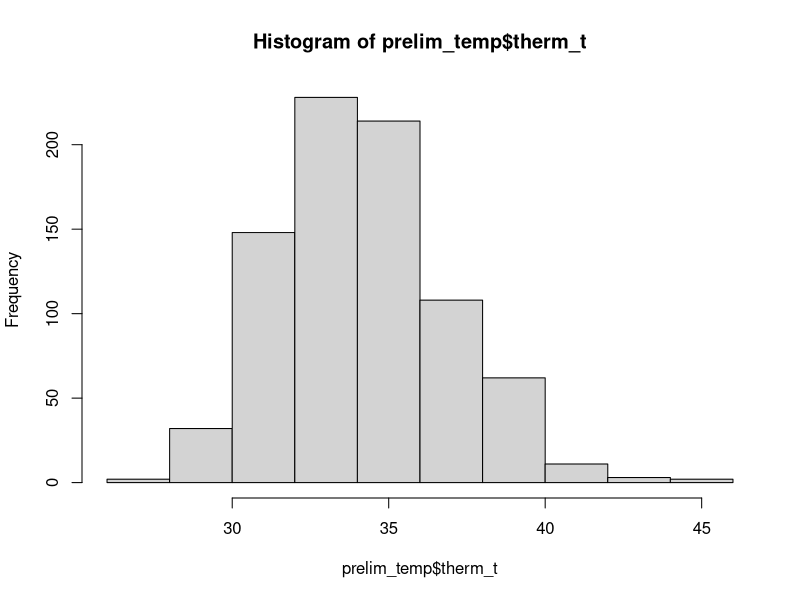
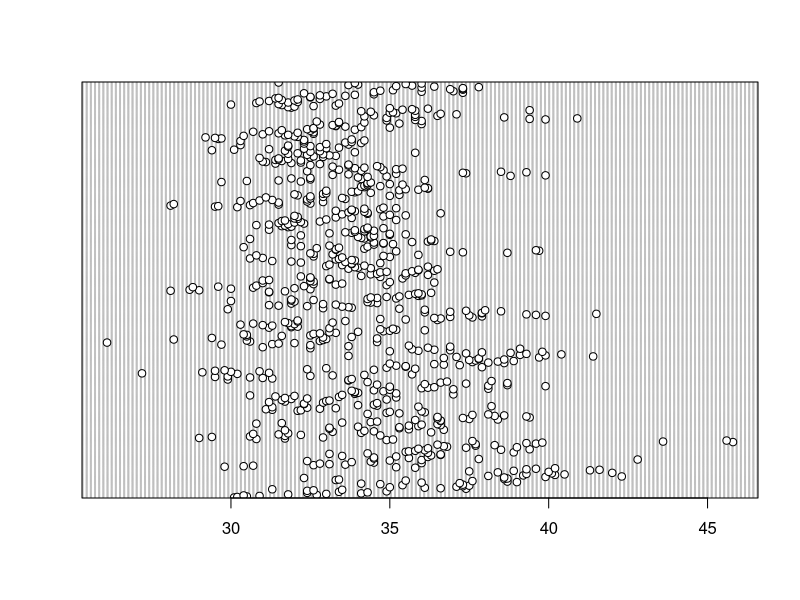
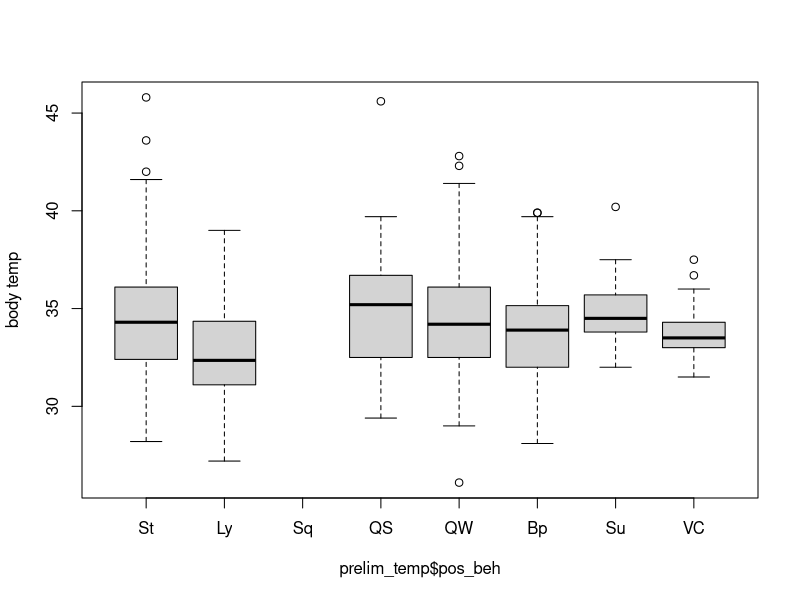
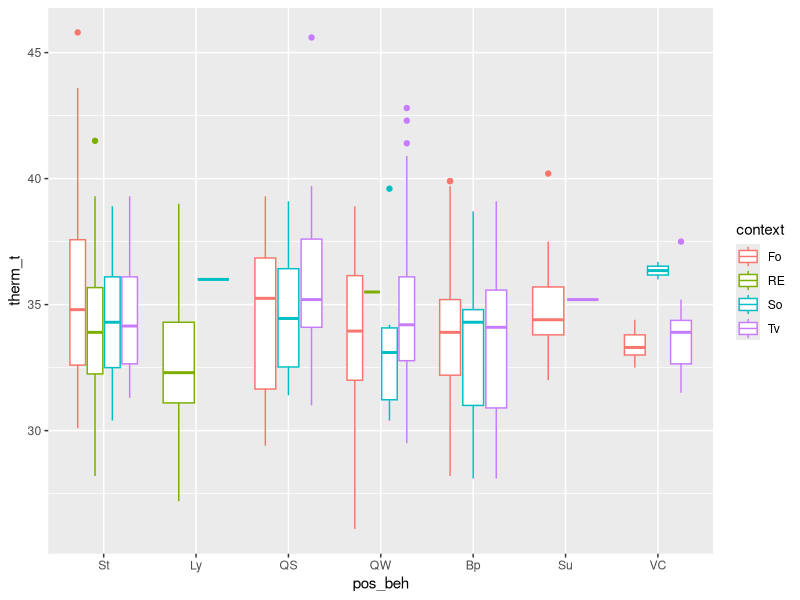
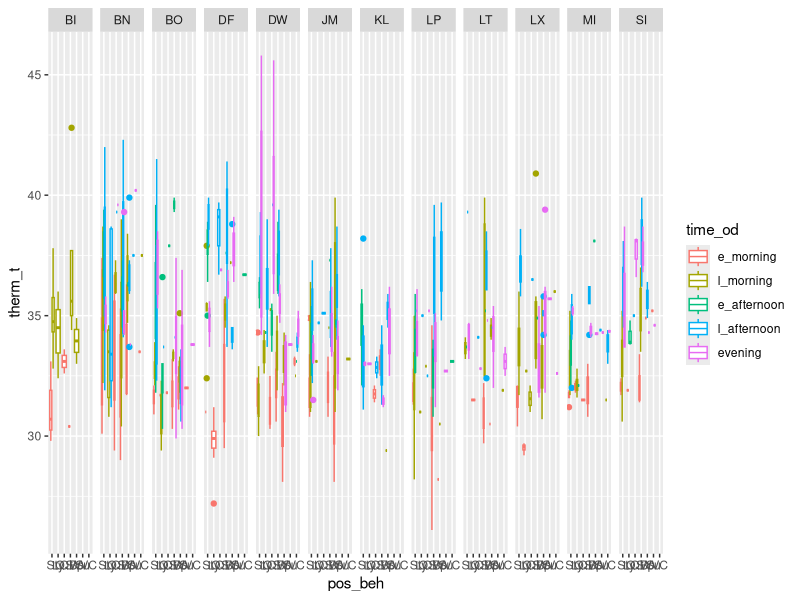
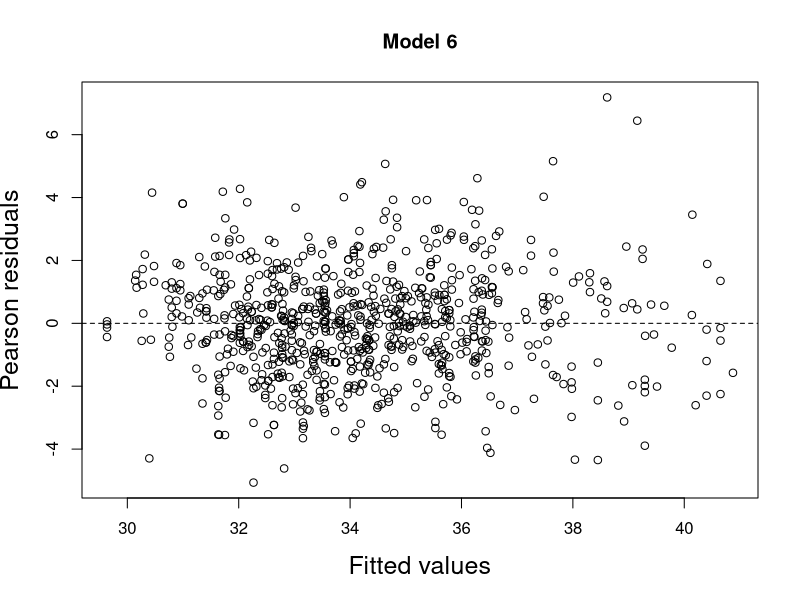
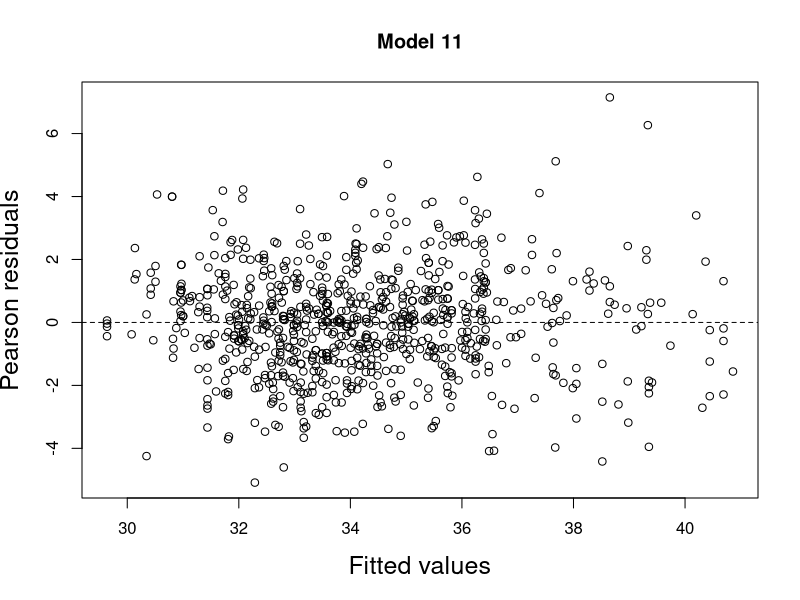
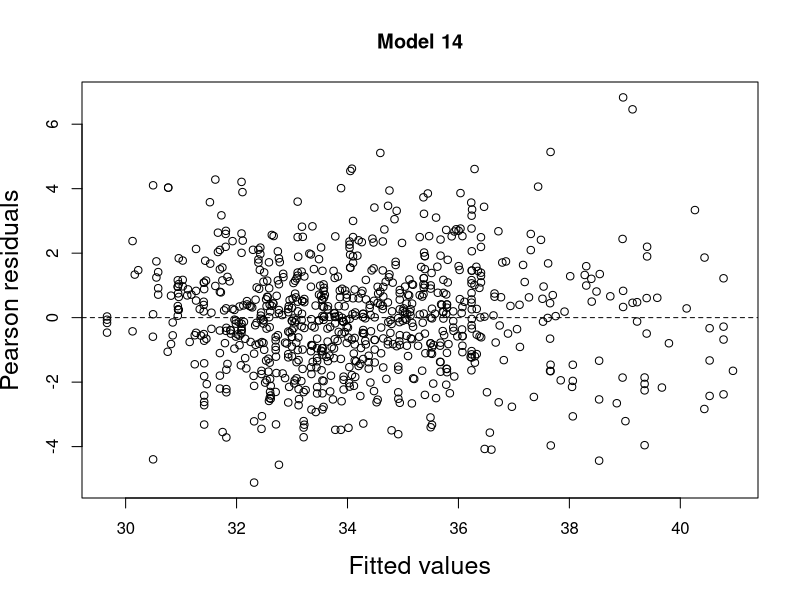

Here is the R script that generated these plots, in order:
# load libraries
library(tidyverse) 
library(readr) 
library(lubridate)
library(magrittr)
library(ggplot2)
library(car)
library(emmeans)
library(lme4)

#read in data
prelim_tidy <- read_csv("_data/_tidy/prelim_data_tidycols.csv")
View(prelim_tidy)

bipedal_data <- read_csv("_summary/bipedal_table.csv")
View(bipedal_data)

#Omit any missing values:
summary(is.na(prelim_tidy))

prelim_temp<-na.omit(prelim_tidy)
View(prelim_temp)

#Combine positional behaviors into smaller categories
# suspensory = Cb, Br & QM
#Vertical climb and cling together, BpS & BpW together, Squat & Sit together
prelim_temp$pos_beh[prelim_temp$pos_beh == "Cb"] <- "Su"
prelim_temp$pos_beh[prelim_temp$pos_beh == "Br"] <- "Su"
prelim_temp$pos_beh[prelim_temp$pos_beh == "QM"] <- "Su"
prelim_temp$pos_beh[prelim_temp$pos_beh == "Vci"] <- "VC"
prelim_temp$pos_beh[prelim_temp$pos_beh == "Abp"] <- "Bp"
prelim_temp$pos_beh[prelim_temp$pos_beh == "BpS"] <- "Bp"
prelim_temp$pos_beh[prelim_temp$pos_beh == "BpW"] <- "Bp"
prelim_temp$pos_beh[prelim_temp$pos_beh == "Sq"] <- "St"



############
##re-order levels
prelim_temp$time_od <- factor(prelim_temp$time_od, levels = c("e_morning", "l_morning", "e_afternoon", "l_afternoon", "evening"))
prelim_temp$pos_beh <- factor(prelim_temp$pos_beh, levels = c("St","Ly", "Sq", "QS", "QW", "Bp", "Su", "VC"))

##change to factor & numeric
factor_cols <- c("pos_beh","context", "substrate", "hab_type", "individual")
numeric_cols <- c("sun", "therm_t", "t_lo", "t_hi", "amb_t")

prelim_temp[factor_cols] <- lapply(prelim_temp[factor_cols], as.factor)

prelim_temp[numeric_cols] <- lapply(prelim_temp[numeric_cols], as.numeric)

#######################################
###
hist(prelim_temp$therm_t)
dotchart(prelim_temp$therm_t)
boxplot(prelim_temp$therm_t ~ prelim_temp$pos_beh,  ylab="body temp")

# Plot response against each predictor and random effect. 
ggplot(prelim_temp, aes(pos_beh, therm_t, color=context))+
  geom_boxplot()

ggplot(prelim_temp, aes(pos_beh, therm_t, color=time_od))+
  geom_boxplot()+
  facet_grid(.~individual)

##
with(prelim_temp, table(pos_beh, hab_type))
with(prelim_temp, table(pos_beh, time_od))
with(prelim_temp, table(pos_beh, hab_type, time_od))

#######################################################
## choosing models
##GLMER

### full model
therm_mod <- lmer(therm_t ~ pos_beh + amb_t + sun + date + hab_type + context + 
                     (1|individual) + pos_beh*hab_type + pos_beh*sun + amb_t*sun,
                     data = prelim_temp)

##minus pos_beh/sun interaction
therm_mod2 <- lmer(therm_t ~ pos_beh + amb_t + sun + date + hab_type + context + 
                    (1|individual) + pos_beh*hab_type + amb_t*sun,
                  data = prelim_temp)

##plus pos_beh*sun, minus pos_beh*hab_type
therm_mod3 <- lmer(therm_t ~ pos_beh + amb_t + sun + date + hab_type + context + 
                     (1|individual) + pos_beh*sun + amb_t*sun,
                   data = prelim_temp)

##minus interactions with pos_beh
therm_mod4 <- lmer(therm_t ~ pos_beh + amb_t + sun + date + hab_type + context + 
                    (1|individual) + amb_t*sun,
                  data = prelim_temp)

##minus amb_t interaction
therm_mod5 <- lmer(therm_t ~ pos_beh + amb_t + sun + date + hab_type + context + 
                     (1|individual) + pos_beh*sun,
                   data = prelim_temp)

##minus all interactions
therm_mod6 <- lmer(therm_t ~ pos_beh + amb_t + sun + date + hab_type + context + 
                     (1|individual),
                   data = prelim_temp)

####compare interaction models
AIC(therm_mod3, therm_mod4, therm_mod5, therm_mod6) ###lowest AIC is with no interaction (3244.383; DF: 20)
                                               ###second lowest is time_od*sun (3259.170, DF: 21)
                                               ###continue forward with amb_t*sun & no interactions
###############################################################
##amb_t*sun models
## minus context 
therm_mod7 <- lmer(therm_t ~ pos_beh + amb_t + sun + date + hab_type + 
                     (1|individual) + amb_t*sun,
                   data = prelim_temp)

##minus hab_type
therm_mod8 <- lmer(therm_t ~ pos_beh + amb_t + sun + date + context + 
                     (1|individual) + amb_t*sun,
                   data = prelim_temp)

##minus date
therm_mod9 <- lmer(therm_t ~ pos_beh + amb_t + sun + hab_type + context + 
                     (1|individual) + amb_t*sun,
                   data = prelim_temp)

##minus hab_type & context
therm_mod10 <- lmer(therm_t ~ pos_beh + amb_t + sun + date + 
                     (1|individual) + amb_t*sun,
                   data = prelim_temp)
###Compare models
AIC(therm_mod7, therm_mod8, therm_mod9, therm_mod10) ##model 7 and 10 are lowest (3251.671 & 3246.007, resp.)
                                      ##model 8 isn't far off, though, (3252.598) 
                                 ##and it may be important to include context

###############################################################################
###no interactions
## minus context 
therm_mod11 <- lmer(therm_t ~ pos_beh + amb_t + sun + date + hab_type + 
                     (1|individual), data = prelim_temp)

##minus hab_type
therm_mod12 <- lmer(therm_t ~ pos_beh + amb_t + sun + date + context + 
                     (1|individual), data = prelim_temp)

##minus date
therm_mod13 <- lmer(therm_t ~ pos_beh + amb_t + sun + hab_type + context + 
                     (1|individual), data = prelim_temp)

##minus hab_type & context
therm_mod14 <- lmer(therm_t ~ pos_beh + amb_t + sun + date + 
                      (1|individual), data = prelim_temp)

###Compare models
AIC(therm_mod11, therm_mod12, therm_mod13, therm_mod14) ##models 11 and 14 are lowest (3236.897 & 3231.295, resp.)

###compare between types of models
AIC(therm_mod4, therm_mod6, therm_mod7, therm_mod10, therm_mod8, therm_mod11, therm_mod14)
        ##best models (11, 14, 6) exclude context and exclude interactions
        ##run a few more tests and include one with the interaction still (model 7)

### more comparison #########
anova(therm_mod6, therm_mod7) ##not nested, so can't run
anova(therm_mod6, therm_mod11) ##no signif
anova(therm_mod6, therm_mod14) ##no signif
anova(therm_mod11, therm_mod14) ##no signif
                          #####think I'll choose model 11 since it includes habitat type
                        ##### and it's AIC value is best (1416.906 vs. 1419.632 (model 14) & 1423.646 (model 6))

#####################################################################
#extract residuals 
###model 6
E1 <- resid(therm_mod6, type = "pearson")

#plot fitted vs residuals
F1 <- fitted(therm_mod6, type = "response")

plot(x = F1, 
     y = E1, 
     xlab = "Fitted values",
     ylab = "Pearson residuals", 
     main = "Model 6",
     cex.lab = 1.5)
abline(h = 0, lty = 2)

### model 11 ###########
E2 <- resid(therm_mod11, type = "pearson")

#plot fitted vs residuals
F2 <- fitted(therm_mod11, type = "response")

plot(x = F2, 
     y = E2, 
     xlab = "Fitted values",
     ylab = "Pearson residuals", 
     main = "Model 11",
     cex.lab = 1.5)
abline(h = 0, lty = 2)

### model 14 ###########
E3 <- resid(therm_mod14, type = "pearson")

#plot fitted vs residuals
F3 <- fitted(therm_mod14, type = "response")

plot(x = F3, 
     y = E3, 
     xlab = "Fitted values",
     ylab = "Pearson residuals", 
     main = "Model 14",
     cex.lab = 1.5)
abline(h = 0, lty = 2)

### model 7 ###########
E4 <- resid(therm_mod7, type = "pearson")

#plot fitted vs residuals
F4 <- fitted(therm_mod7, type = "response")

plot(x = F4, 
     y = E4, 
     xlab = "Fitted values",
     ylab = "Pearson residuals", 
     main = "Model 7",
     cex.lab = 1.5)
abline(h = 0, lty = 2)

### residual plots all seem relatively normal; cloud around horizontal axis, indicating a good fit
###################################################################
##Model 11 - includes pos_beh, amb_t, sun, date, hab_type and (1|individual) 
E2 <- resid(therm_mod11, type = "pearson")

#plot fitted vs residuals
F2 <- fitted(therm_mod11, type = "response")

plot(x = F2, 
     y = E2, 
     xlab = "Fitted values",
     ylab = "Pearson residuals", 
     main = "Model 11",
     cex.lab = 1.5)
abline(h = 0, lty = 2)

boxplot(E2 ~ pos_beh, data=prelim_temp) 
plot(E2 ~ amb_t, data=prelim_temp)
plot(x=prelim_temp$sun, y=E2)
boxplot(E2 ~ hab_type, data=prelim_temp)
plot(x=prelim_temp$date, y=E2)

model.matrix(therm_mod11)

##summary
summary(therm_mod11) 

##confidence intervals 
confint(therm_mod11) ##maybe I don't need habitat in there because none of the levels are significant

##model 14
summary(therm_mod14)
confint(therm_mod14)

###############################################
##### OMIT OUTLIERS ###
prelim_temp2 <- prelim_temp
prelim_temp2$therm_t[prelim_temp2$therm_t >= 42] <- NA

View(prelim_temp2)

prelim_temp3<-na.omit(prelim_temp2)
View(prelim_temp3)

#Vertical climb and cling together
prelim_temp3$pos_beh[prelim_temp3$pos_beh == "Cb"] <- "Su"
prelim_temp3$pos_beh[prelim_temp3$pos_beh == "Br"] <- "Su"
prelim_temp3$pos_beh[prelim_temp3$pos_beh == "QM"] <- "Su"
prelim_temp3$pos_beh[prelim_temp3$pos_beh == "Vci"] <- "VC"
prelim_temp3$pos_beh[prelim_temp3$pos_beh == "Abp"] <- "Bp"
prelim_temp3$pos_beh[prelim_temp3$pos_beh == "BpS"] <- "Bp"
prelim_temp3$pos_beh[prelim_temp3$pos_beh == "BpW"] <- "Bp"
prelim_temp3$pos_beh[prelim_temp3$pos_beh == "Sq"] <- "St"

############
##re-order levels
prelim_temp3$time_od <- factor(prelim_temp3$time_od, levels = c("e_morning", "l_morning", "e_afternoon", "l_afternoon", "evening"))
prelim_temp3$pos_beh <- factor(prelim_temp3$pos_beh, levels = c("Ly", "St", "QS", "QW", "Bp", "Su", "VC"))

###change to factor & numeric
factor_cols <- c("pos_beh","context", "substrate", "hab_type", "individual")
numeric_cols <- c("sun", "therm_t", "t_lo", "t_hi", "amb_t")

prelim_temp3[factor_cols] <- lapply(prelim_temp3[factor_cols], as.factor)

prelim_temp3[numeric_cols] <- lapply(prelim_temp3[numeric_cols], as.numeric)

str(prelim_temp3)

###check model minus outliers
##model 11 with outliers
therm_mod11 <- lmer(therm_t ~ pos_beh + amb_t + sun + date + hab_type + 
                      (1|individual), data = prelim_temp)
summary(therm_mod11)
confint(therm_mod11)

##model minus outliers
mod_2 <- lmer(therm_t ~ pos_beh + amb_t + sun + date + hab_type + 
                (1|individual), data = prelim_temp3)
summary(mod_2)
confint(mod_2)


######## plotting residuals ##################
##model 11
E2 <- resid(therm_mod11, type = "pearson")

#plot fitted vs residuals
F2 <- fitted(therm_mod11, type = "response")

plot(x = F2, 
     y = E2, 
     xlab = "Fitted values",
     ylab = "Pearson residuals", 
     main = "Model 11",
     cex.lab = 1.5)
abline(h = 0, lty = 2)

##mod_2
E5 <- resid(mod_2, type = "pearson")

#plot fitted vs residuals
F5 <- fitted(mod_2, type = "response")

plot(x = F5, 
     y = E5,
     xlab = "Fitted values",
     ylab = "Pearson residuals", 
     main = "Model",
     cex.lab = 1.5)
abline(h = 0, lty = 2)

###### HSR: post-hoc test to compare between levels of position behavior. Will want to do this in the analysis file not graphics file.#### 
library(emmeans)
emmeans(mod_2, list(pairwise ~ pos_beh), adjust = "tukey")


####change levels and run mod_2 with QS as the outgroup #####
prelim_temp3$pos_beh <- factor(prelim_temp3$pos_beh, levels = c("QS", "Ly", "St", "QW", "Bp", "Su", "VC"))

mod_2 <- lmer(therm_t ~ pos_beh + amb_t + sun + date + hab_type + 
                (1|individual), data = prelim_temp3)
summary(mod_2) 
confint(mod_2) ##bipedalism is significant

##change levels with QW as outgroup
prelim_temp3$pos_beh <- factor(prelim_temp3$pos_beh, levels = c("QW", "Ly", "St", "QS", "Bp", "Su", "VC"))

mod_2 <- lmer(therm_t ~ pos_beh + amb_t + sun + date + hab_type + 
                (1|individual), data = prelim_temp3)
summary(mod_2) 
confint(mod_2) #Bp is not signif

##change levels with St as outgroup
prelim_temp3$pos_beh <- factor(prelim_temp3$pos_beh, levels = c("St", "Ly", "QS", "QW", "Bp", "Su", "VC"))

mod_2 <- lmer(therm_t ~ pos_beh + amb_t + sun + date + hab_type + 
                (1|individual), data = prelim_temp3)
summary(mod_2) 
confint(mod_2)

##change levels with Bp as the outgroup
prelim_temp3$pos_beh <- factor(prelim_temp3$pos_beh, levels = c("Bp", "Ly", "Sq", "St", "QW", "QS", "Su", "VC"))

mod_2 <- lmer(therm_t ~ pos_beh + amb_t + sun + date + hab_type + 
                (1|individual), data = prelim_temp3)
summary(mod_2) 
confint(mod_2) ##QW is not signif.

##check counts again to see differences in QW and QS
ggplot(prelim_temp3, aes(pos_beh))+
  geom_bar(stat="count") + 
  labs(x="Positional Behavior", y="Count") +
  theme_classic() 
              ###there's a lot more QW than QS, but still at least 50 QS

##change levels with Ly as the outgroup
prelim_temp3$pos_beh <- factor(prelim_temp3$pos_beh, levels = c("Ly", "Bp", "St", "QW", "QS", "Su", "VC"))

mod_2 <- lmer(therm_t ~ pos_beh + amb_t + sun + date + hab_type + 
                (1|individual), data = prelim_temp3)
summary(mod_2) 
confint(mod_2)##all significant
